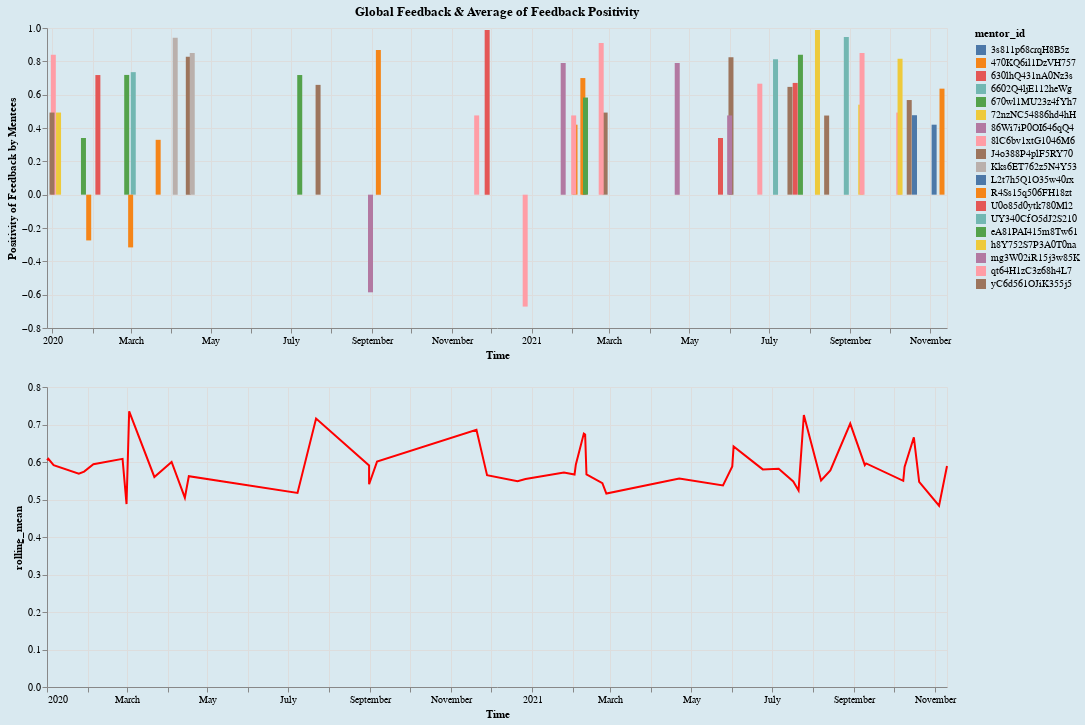

The notebook cell saved with this chart:
### Code cell
# Graph for a window effect to show a window of time
# and a line graph showing the rolling mean.

interval = alt.selection_interval(encodings=['x'])

bar = alt.Chart(source, title="Global Feedback & Average of Feedback Positivity"
                ).mark_bar().encode(
    alt.X('datetime', title='Time'),
    alt.Y('vader_score', title='Positivity of Feedback by Mentees'),
    color=alt.condition(interval, 'mentor_id:N',
                        alt.value('lightgray'))
).properties(
    width=900,
    selection=interval
)
mean_line = alt.Chart(source).mark_line(color='red').transform_window(
    # The field to average
    rolling_mean='mean(vader_score)',
    # The number of values before and after the current value to include.
    # frame=[-9, 0]
).encode(
    alt.X('datetime', title='Time'),
    y = 'rolling_mean:Q'
).properties(
    width=900
).transform_filter(
     interval
)

(bar & mean_line).configure_title(fontSize=20
                                             ).configure(background='#D9E9F0')

### Figure 1 — Vega-Lite specification as saved in the notebook (floating-point values rounded to 4 significant figures)
{"config": {"view": {"continuousWidth": 400, "continuousHeight": 300}, "background": "#D9E9F0"}, "vconcat": [{"mark": "bar", "encoding": {"color": {"condition": {"field": "mentor_id", "type": "nominal", "selection": "selector002"}, "value": "lightgray"}, "x": {"field": "datetime", "title": "Time", "type": "temporal"}, "y": {"field": "vader_score", "title": "Positivity of Feedback by Mentees", "type": "quantitative"}}, "selection": {"selector002": {"type": "interval", "encodings": ["x"]}}, "title": "Global Feedback & Average of Feedback Positivity", "width": 900}, {"mark": {"type": "line", "color": "red"}, "encoding": {"x": {"field": "datetime", "title": "Time", "type": "temporal"}, "y": {"field": "rolling_mean", "type": "quantitative"}}, "transform": [{"window": [{"op": "mean", "field": "vader_score", "as": "rolling_mean"}]}, {"filter": {"selection": "selector002"}}], "width": 900}], "data": {"name": "data-12a8b590c09b7f030fa4888a3c381193"}, "$schema": "https://vega.github.io/schema/vega-lite/v4.17.0.json", "datasets": {"data-12a8b590c09b7f030fa4888a3c381193": [{"ticket_id": "RGY31mG14606sC3B", "mentee_id": "8v417YeUI850jS3Z", "mentor_id": "UY340CfO5dJ2S210", "feedback": "I have many hours of undergraduate accounting and finance course work under my belt and this class gives you a tremendous overview of financial statement analysis. The only disadvantage is that the professor creates the workbooks for you and you only have to answer conceptual questions. While this would be great for some, I was hoping for some more hands on work to practice.", "datetime": "2020-03-03T00:00:00", "feedback_outcome": "Positive", "vader_score": 0.7351}, {"ticket_id": "1R4587z1caGB1B7u", "mentee_id": "yIBKz628y1Ol4538", "mentor_id": "630lhQ431nA0Nz3s", "feedback": "Great introduction to Accounting Analytics. Unexpected lecturing dialogues. Could have more analytics or additional or optional problem sets to explore more deeply.", "datetime": "2021-05-25T00:00:00", "feedback_outcome": "Positive", "vader_score": 0.34}, {"ticket_id": "21x781Q7Ayo4mgE8", "mentee_id": "4A763H2DOZxo68Z3", "mentor_id": "8lC6bv1xtG1046M6", "feedback": "Very useful and comprehensive", "datetime": "2021-06-24T00:00:00", "feedback_outcome": "Positive", "vader_score": 0.6659}, {"ticket_id": "20gp7c24Fx6h4D6g", "mentee_id": "q742317EX47IcugF", "mentor_id": "J4o388P4plF5RY70", "feedback": "This is a really good survey class in the potential of 3d printing, with examples of how individuals can empower themselves and others without the obstacles of traditional tooling, with a relatively short learning curve and low investment. It also demonstrates the ways in which, now and increasingly in the future, we'll all be capable of designing the solutions to our own problems with increasing agility!The only thing that could make it better would be to have more design challenges!Thanks!", "datetime": "2021-06-02T00:00:00", "feedback_outcome": "Positive", "vader_score": 0.825}, {"ticket_id": "46P6Sw8gLI5Q2N14", "mentee_id": "b77WF13NE25b3h8F", "mentor_id": "6602Q4ljE112heWg", "feedback": "Nice course, a difficult one but very challengeable. Nice structure and easy to understand.I wanted to refresh my knowledge in anatomy and in such gained a whole lot more in return.Thanks to the Professors for their time and effort in making this MOOC.Very pleased.", "datetime": "2021-08-29T00:00:00", "feedback_outcome": "Positive", "vader_score": 0.9466}, {"ticket_id": "tka207qsi63j7X24", "mentee_id": "Wn68P028X06LpIz2", "mentor_id": "eA81PAI415m8Tw61", "feedback": "Very well done! Contents, delivery, clarity, everything was top notch. Thank you!", "datetime": "2021-07-25T00:00:00", "feedback_outcome": "Positive", "vader_score": 0.8392}, {"ticket_id": "ZrghZ0y5G3S34618", "mentee_id": "L4o15LRyu4L8138J", "mentor_id": "yC6d561OJiK355j5", "feedback": "Great course!", "datetime": "2020-07-22T00:00:00", "feedback_outcome": "Positive", "vader_score": 0.6588}, {"ticket_id": "O26z0D5yJ3h5RA40", "mentee_id": "8izPp7iMC8v18014", "mentor_id": "qt64H1zC3z68h4L7", "feedback": "As an introduction course its very helpful. It has just what you need to get started.", "datetime": "2020-11-20T00:00:00", "feedback_outcome": "Positive", "vader_score": 0.4754}, {"ticket_id": "c5t3d1pL8x55Vc24", "mentee_id": "0vt3g7SG58W521WL", "mentor_id": "630lhQ431nA0Nz3s", "feedback": "Excellent introduction to Ableton", "datetime": "2021-02-10T00:00:00", "feedback_outcome": "Positive", "vader_score": 0.5719}, {"ticket_id": "6C2o65vy07z3oKm4", "mentee_id": "mfsG0s78v4025G8g", "mentor_id": "470KQ6il1DzVH757", "feedback": "Hello!My name is Ahmed from Egypt, I am 3D Hubs Mayor. I think it's The first course in the internet which will give you the opportunity to know a lot of things about 3D Printing so stay tuned and register now if you interested in 3D printing.Cheers,", "datetime": "2021-02-09T00:00:00", "feedback_outcome": "Positive", "vader_score": 0.6996}, {"ticket_id": "30ICg1B1d6COF100", "mentee_id": "41mm8q3722h1RFAr", "mentor_id": "J4o388P4plF5RY70", "feedback": "I really appreicated the tools and techniques presented in the course. Very very valuable for Merger and Acqusition projects that I will be involved in (if ever)", "datetime": "2021-10-16T00:00:00", "feedback_outcome": "Positive", "vader_score": 0.5678}, {"ticket_id": "znT1hR0f3bs07063", "mentee_id": "0t37ka6108elvkC5", "mentor_id": "8lC6bv1xtG1046M6", "feedback": "Excellent but tough course ,you need to work and it is not simply called advanced Algorithms and Complexity.You will be forced to test your code properly ,even if you didn't do it properly in the previous specialisation course.", "datetime": "2020-12-27T00:00:00", "feedback_outcome": "Negative", "vader_score": -0.6715}, {"ticket_id": "60F60dl3iJ1tSb50", "mentee_id": "FF1wo6Zr6Z4464H0", "mentor_id": "qt64H1zC3z68h4L7", "feedback": "Good course . A must take for beginners !", "datetime": "2021-10-08T00:00:00", "feedback_outcome": "Positive", "vader_score": 0.4926}, {"ticket_id": "Juu2Z400z4573thE", "mentee_id": "qEC26300fZ615erw", "mentor_id": "470KQ6il1DzVH757", "feedback": "Great content but animations are annoying!", "datetime": "2020-03-01T00:00:00", "feedback_outcome": "Negative", "vader_score": -0.3164}, {"ticket_id": "ko1E2MYFf5480k27", "mentee_id": "fo76Oi46or816i8N", "mentor_id": "3s811p68crqH8B5z", "feedback": "Thank you so much!", "datetime": "2021-11-04T00:00:00", "feedback_outcome": "Positive", "vader_score": 0.4199}, {"ticket_id": "8B1v44L3667FufuY", "mentee_id": "353A6snEGf3456ZU", "mentor_id": "yC6d561OJiK355j5", "feedback": "iam soooo happy to joined to this course which help me to evaluate my skills and increase it", "datetime": "2020-04-14T00:00:00", "feedback_outcome": "Positive", "vader_score": 0.8271}, {"ticket_id": "51o4I50Qn1e31DQP", "mentee_id": "1j1AL4W5cto736d1", "mentor_id": "eA81PAI415m8Tw61", "feedback": "Awesome Course. It was quite challenging though", "datetime": "2020-07-08T00:00:00", "feedback_outcome": "Positive", "vader_score": 0.7178}, {"ticket_id": "yjt2g5DKs53H5275", "mentee_id": "87Af0A6c3k262HpM", "mentor_id": "J4o388P4plF5RY70", "feedback": "Good information!", "datetime": "2021-02-26T00:00:00", "feedback_outcome": "Positive", "vader_score": 0.4926}, {"ticket_id": "b7oR6hs087Rvq843", "mentee_id": "ZY7Q4N02536cQgW4", "mentor_id": "U0o85d0ytk780Ml2", "feedback": "This is the first English course I have taken.Though at first it was kind of difficulty because of language(especially the terms) and profession knowledge(it is a comprehensive course and I am still learning courses concerned at school)the course is really worth taking. I have learned a lot .and it stimulates my interest in accounting.", "datetime": "2021-07-21T00:00:00", "feedback_outcome": "Positive", "vader_score": 0.6705}, {"ticket_id": "S2pc8Y7A51x137xC", "mentee_id": "4o5C28M8iQ43m6Ij", "mentor_id": "8lC6bv1xtG1046M6", "feedback": "Fun and interesting course. I learned a lot, despite already being a Live user. Reviewing the assignments of other course-takers widened my horizons and helped me gain valuable insights.", "datetime": "2021-02-23T00:00:00", "feedback_outcome": "Positive", "vader_score": 0.91}, {"ticket_id": "7q68M2W54HWDh77f", "mentee_id": "ms51lG223p6D87hp", "mentor_id": "J4o388P4plF5RY70", "feedback": "V difficult, but rewarding!I did not get the grade I thought I would in this class...but I learned a lot more than I thought I could! Very in depth and thorough, I think I value the knowledge I received more than the sub-par grade I received. ;)", "datetime": "2021-07-17T00:00:00", "feedback_outcome": "Positive", "vader_score": 0.6467}, {"ticket_id": "F74056vI21T4kKmE", "mentee_id": "aR5084wT662PN8nF", "mentor_id": "Kks6ET762z5N4Y53", "feedback": "work motivational, very clear, well structured on a steady groove ... excellent!", "datetime": "2020-04-17T00:00:00", "feedback_outcome": "Positive", "vader_score": 0.8505}, {"ticket_id": "40tx0M65P3sj6b0g", "mentee_id": "2k8j3802WG1WtB1Y", "mentor_id": "86Wi7iP0OI646qQ4", "feedback": "Great review of what can be accomplished through 3D printing.", "datetime": "2021-01-25T00:00:00", "feedback_outcome": "Positive", "vader_score": 0.7906}, {"ticket_id": "3344poCe2B6S83na", "mentee_id": "yK1X13TlMF0c2571", "mentor_id": "UY340CfO5dJ2S210", "feedback": "Great course. I enjoyed learning the material.", "datetime": "2021-07-06T00:00:00", "feedback_outcome": "Positive", "vader_score": 0.8126}, {"ticket_id": "85g2P3ldex7d785c", "mentee_id": "w11yyU6UE04Uk831", "mentor_id": "yC6d561OJiK355j5", "feedback": "The instructor does an excellent job, but realistically there is no way to be proficient enough in a 3D software program after a week or two to earn a certificate. The certificate is worthless in my opinion. I liked the class but it seemed more like intro vs. a class of any proficiency required.", "datetime": "2021-08-14T00:00:00", "feedback_outcome": "Positive", "vader_score": 0.4748}, {"ticket_id": "L142X5HFJu8wJ638", "mentee_id": "2k8j3802WG1WtB1Y", "mentor_id": "72nzNC54886hd4hH", "feedback": "The topics are really interesting and advanced! However, there's a lot of talk in chinese, due to questions/answers from teacher and students, and the quizzes are a bit too easy. I learned a lot though.", "datetime": "2021-10-09T00:00:00", "feedback_outcome": "Positive", "vader_score": 0.8151}, {"ticket_id": "lv758F780QWJ1y3b", "mentee_id": "T26wb738Nj14k1UJ", "mentor_id": "Kks6ET762z5N4Y53", "feedback": "I am very glad to see courses like this one on Coursera. The course itself is well structured and contains a lot of useful information and that is exactly what I needed in one place.My only complaint is the price of the course - I think it is a bit expensive especially for this first part of the specialisation - it is an introductory two week course with a lot of advertising...£40..common..are you serious?? A lot of people will buy personal 3D printers or kits after the course, some of them will make a decision to buy a 3D printer for a company they work for (as myself), Fusion 360 subscriptions etc. These companies should sponsor such courses to make them more affordable - it is their interest.I made several courses on Coursera already (Mechanical and Electrical Engineering), they were 5 to 8 weeks and comprised a lot of quite hard work from mentors and students and were only £32 for certificate.I like the idea of this specialisation but I decided not to pay for the certificate because of its price. Although I am very happy to have access to the courses and I thank you for you effort!", "datetime": "2020-04-04T00:00:00", "feedback_outcome": "Positive", "vader_score": 0.9421}, {"ticket_id": "5cD4c8T24N61K6Yk", "mentee_id": "2k8j3802WG1WtB1Y", "mentor_id": "R4Ss15q506FH18zt", "feedback": "Thank you so much!", "datetime": "2021-02-03T00:00:00", "feedback_outcome": "Positive", "vader_score": 0.4199}, {"ticket_id": "BKN626QB3h268C5U", "mentee_id": "Gp583FzBb5L41n15", "mentor_id": "h8Y752S7P3A0T0na", "feedback": "Very insightful topic! A good overview of the use of analytics in accounting!", "datetime": "2021-09-09T00:00:00", "feedback_outcome": "Positive", "vader_score": 0.5399}, {"ticket_id": "11hYV7383dnN87Lm", "mentee_id": "S1G22L34k838Uzji", "mentor_id": "R4Ss15q506FH18zt", "feedback": "Great! As always great lectures by professor Bushee!", "datetime": "2020-09-06T00:00:00", "feedback_outcome": "Positive", "vader_score": 0.8684}, {"ticket_id": "oc88q60dzN8407SJ", "mentee_id": "L57x1gj8065Dj7Wt", "mentor_id": "8lC6bv1xtG1046M6", "feedback": "I wanted to give only 4 stars because of the all the “problems” we encountered, but then we are learners investigating problem solving by design thinking. We can handle whatever comes, so the fifth star is for us. We are shaping this course by contributing to forums. Presumably we are ten thousand strong, let’s improve our worldwide voice by saying something on forms so we can get what we need and want we want also to stay on the cutting edge of reality.", "datetime": "2020-01-02T00:00:00", "feedback_outcome": "Positive", "vader_score": 0.8402}, {"ticket_id": "U80iJ757IvuA8Y60", "mentee_id": "PaXo0715VWy1351r", "mentor_id": "yC6d561OJiK355j5", "feedback": "Very good intro to 3d printed.", "datetime": "2020-01-01T00:00:00", "feedback_outcome": "Positive", "vader_score": 0.4927}, {"ticket_id": "lF1cPb68U850tD56", "mentee_id": "ms51lG223p6D87hp", "mentor_id": "670wl1MU23z4fYh7", "feedback": "The course makes accounting interesting and especially the examples are very illustrative. Virtual students bring some fun. The 4th week is however really integrated in the course structure.", "datetime": "2020-02-27T00:00:00", "feedback_outcome": "Positive", "vader_score": 0.7184}, {"ticket_id": "t168P43J13tEll4w", "mentee_id": "0g4I3l8RC0Mue531", "mentor_id": "L2t7h5Q1O35w40rx", "feedback": "If only it was a week longer.", "datetime": "2020-08-31T00:00:00", "feedback_outcome": "Neutral", "vader_score": 0.0}, {"ticket_id": "m5r014d3h57ravd0", "mentee_id": "yG8z814u6Pw25Z8B", "mentor_id": "630lhQ431nA0Nz3s", "feedback": "I've know many skills in competition with many true cases. Thanks!", "datetime": "2020-02-05T00:00:00", "feedback_outcome": "Positive", "vader_score": 0.7177}, {"ticket_id": "4R27M0tgVay57w84", "mentee_id": "h0OSv063IdUM1860", "mentor_id": "h8Y752S7P3A0T0na", "feedback": "Very useful for understanding the basics of 3D printing technology.", "datetime": "2020-01-06T00:00:00", "feedback_outcome": "Positive", "vader_score": 0.4927}, {"ticket_id": "Lx4C75n8dAO642s5", "mentee_id": "2Dkq2jr8525Q2fF7", "mentor_id": "mg3W02iR15j3w85K", "feedback": "Very helpful", "datetime": "2021-06-01T00:00:00", "feedback_outcome": "Positive", "vader_score": 0.4754}, {"ticket_id": "5573K40xN5GUlA8C", "mentee_id": "T26wb738Nj14k1UJ", "mentor_id": "R4Ss15q506FH18zt", "feedback": "Very informative an approachable course. I really like the way Aric presents the information. I am excited to complete the rest of the Specialization.", "datetime": "2021-11-10T00:00:00", "feedback_outcome": "Positive", "vader_score": 0.6361}, {"ticket_id": "o4u5y7q6Sw3iW764", "mentee_id": "01k40nHCD3MW3c40", "mentor_id": "qt64H1zC3z68h4L7", "feedback": "I would add more examples on how to populate the data, even spend time on optional videos where the professor or his assistant goes through testing ratios (something similar to Operations Analytics). I feel like the professor was rushing through his explanations and the models. Maybe people found the course very useful however I felt like there was too much text and immediate switch to Excel file that was elaborated shortly. Overall, I am not sure how to apply these ratios in my final project...", "datetime": "2021-09-10T00:00:00", "feedback_outcome": "Positive", "vader_score": 0.8493}, {"ticket_id": "5V15k63Qql28UUC3", "mentee_id": "u2Q3Szc7511be56h", "mentor_id": "470KQ6il1DzVH757", "feedback": "Don't recommend.You're better off skimming through the ableton manual and using the search function to get the answers you want.", "datetime": "2020-01-29T00:00:00", "feedback_outcome": "Neutral", "vader_score": -0.2746}, {"ticket_id": "4fk6bx2d01k833Nx", "mentee_id": "fo76Oi46or816i8N", "mentor_id": "670wl1MU23z4fYh7", "feedback": "it could be easily compressed in a two-weeks course.Sometimes interviews are too long for what they need to explain.", "datetime": "2020-01-25T00:00:00", "feedback_outcome": "Positive", "vader_score": 0.34}, {"ticket_id": "3ZzNw02Zvu61D771", "mentee_id": "yk722ZDzO7N6365j", "mentor_id": "qt64H1zC3z68h4L7", "feedback": "It is very nice for people are starting with abletobn program", "datetime": "2021-02-02T00:00:00", "feedback_outcome": "Positive", "vader_score": 0.4754}, {"ticket_id": "MD378K50C8N5L4aj", "mentee_id": "fo76Oi46or816i8N", "mentor_id": "eA81PAI415m8Tw61", "feedback": "Really useful for beginners!!", "datetime": "2021-02-11T00:00:00", "feedback_outcome": "Positive", "vader_score": 0.5827}, {"ticket_id": "0VJZj4d4E605Di87", "mentee_id": "aR5084wT662PN8nF", "mentor_id": "86Wi7iP0OI646qQ4", "feedback": "Good content but the Chinese translation is bad, which makes quiz quite obscure in meaning", "datetime": "2020-08-31T00:00:00", "feedback_outcome": "Negative", "vader_score": -0.5859}, {"ticket_id": "2fBl515Z75P31GDK", "mentee_id": "27RG2N24cxW3z7O7", "mentor_id": "72nzNC54886hd4hH", "feedback": "Great thanks for Dr.aric ,who has a smiley face ,If any one enrolled this course ,he would get a great knowledge and usefull information about 3d printing or addtive manufacturing ,throw a simple & exciting videos ,not only that ,you would get another benefits not only information about 3d priting ,like ,getting knowledge of many companies from the inside ,see stories of successfull people which achieves you to keep up with your work ,meet with your colleagues and make new friends ,and finally grow up your english skills ,like listening and grow up your vocabulary .....Great thaks for coursera team ,it's our pleasure to learn with you ........", "datetime": "2021-08-07T00:00:00", "feedback_outcome": "Positive", "vader_score": 0.9877}, {"ticket_id": "V3V741mxkpV5716Z", "mentee_id": "yK1X13TlMF0c2571", "mentor_id": "mg3W02iR15j3w85K", "feedback": "This is a great course for people who do not know Ableton. The exercises were easy to understand.", "datetime": "2021-04-22T00:00:00", "feedback_outcome": "Positive", "vader_score": 0.7906}, {"ticket_id": "7013E7h1b8MG5Apt", "mentee_id": "b3F1LSxu6DT37783", "mentor_id": "630lhQ431nA0Nz3s", "feedback": "Great thanks for Dr.aric ,who has a smiley face ,If any one enrolled this course ,he would get a great knowledge and usefull information about 3d printing or addtive manufacturing ,throw a simple & exciting videos ,not only that ,you would get another benefits not only information about 3d priting ,like ,getting knowledge of many companies from the inside ,see stories of successfull people which achieves you to keep up with your work ,meet with your colleagues and make new friends ,and finally grow up your english skills ,like listening and grow up your vocabulary .....Great thaks for coursera team ,it's our pleasure to learn with you ........", "datetime": "2020-11-28T00:00:00", "feedback_outcome": "Positive", "vader_score": 0.9877}, {"ticket_id": "762WtMG1Fe10t6i5", "mentee_id": "4Yh83MOA8H5V7G01", "mentor_id": "R4Ss15q506FH18zt", "feedback": "Excellent course, first 3 weeks were very technical but highly informative. Quite a bit of accounting knowledge is required to understand the work. Last week of lessons were more simple and intuitive to understand, but overall, a very insightful module", "datetime": "2020-03-22T00:00:00", "feedback_outcome": "Positive", "vader_score": 0.3291}, {"ticket_id": "P00l866BJa4B2UO6", "mentee_id": "5B6C653Z77V4GxcW", "mentor_id": "h8Y752S7P3A0T0na", "feedback": "It's not a course... this is a very short general introduction to 3D Printing", "datetime": "2020-12-21T00:00:00", "feedback_outcome": "Neutral", "vader_score": 0.0}, {"ticket_id": "v7D3I30GiZX31j31", "mentee_id": "4o5C28M8iQ43m6Ij", "mentor_id": "L2t7h5Q1O35w40rx", "feedback": "This is a very basic course on 3D Printing Technology but every aspect of the technology is artistically explained. All the various points of view are considered and a 360 degree idea is passed on to the students.By taking this course, students who are contemplating about their involvement in this revolutionary technology will be able to finally decide their future course of action, which I believe will be positive.In short, this course will provide you a base whereas the further courses, I think (as I haven't taken up the rest of the courses till now but I intend to) will add sufficient value to your knowledge.Regards.", "datetime": "2021-10-20T00:00:00", "feedback_outcome": "Positive", "vader_score": 0.4767}]}}
